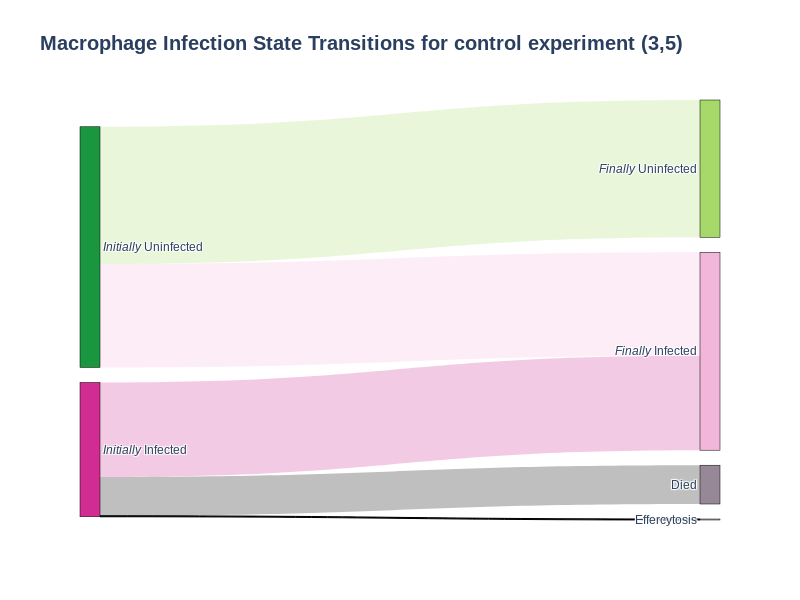

Here is the notebook cell this chart was saved with:
### Code cell
# Define new labels for nodes including "Died"
labels = ["<i>Initially</i> Infected", "<i>Initially</i> Uninfected", "<i>Finally</i> Infected", "<i>Finally</i> Uninfected", "Died", "Effercytosis"]
node_colors =  [colours.expanded_piyg[i] for i in [-1, 0, -2, 1, 2, 3]] # Add a color for "Died", e.g., black

# Update source, target, and value for Sankey diagram including transitions to "Died"
source = [0, 0, 1, 1, 0, 1, 0, 1]  # Add '0' and '1' for transitions from Initially Infected/Uninfected to Died
target = [2, 3, 2, 3, 4, 4, 5, 5]  # Add '4' twice for the new "Died" node
value = [
    N_stayed_infected,     # Initially Infected -> Finally Infected
    N_got_uninfected,      # Initially Infected -> Finally Uninfected
    N_got_infected,        # Initially Uninfected -> Finally Infected
    N_stayed_uninfected,   # Initially Uninfected -> Finally Uninfected
    N_infected_died,       # Initially Infected -> Died
    N_uninfected_died,     # Initially Uninfected -> Died
    N_infected_eff,        # Init Infected -> effero
    N_uninfected_eff       # Init uninfected -> effero
]

# Update link colors if necessary
link_colors = [f'rgba({int(color[1:3], 16)}, {int(color[3:5], 16)}, {int(color[5:7], 16)}, 0.25)' for color in [colours.expanded_piyg[i] for i in [-1, 0, -2, 1]]] + ["rgba(0, 0, 0, 0.25)", "rgba(0, 0, 0, 0.25)"]  # Add link colors for transitions to "Died"

# Create the Sankey diagram
fig = go.Figure(data=[go.Sankey(
    node=dict(
        pad=15,
        thickness=20,
        line=dict(color="black", width=0.5),
        label=labels,        
        color=node_colors  # Set node colors

    ),
    link=dict(
        source=source,
        target=target,
        value=value, 
        color=link_colors
    ))])

fig.update_layout(
    title_text="Macrophage Infection State Transitions for control experiment (3,5)",
    # font_size=12,
    width=800,  # Set the width of the figure
    height=600,  # Set the height of the figure
    font_family="Liberation Sans", 
    title=dict(text="<b>Macrophage Infection State Transitions for control experiment (3,5)<b>", font=dict(size=20),)
)

fig.write_html("WIP-sankey-diagram.html")
fig.show()

### Figure 1 — Plotly figure (JSON) as saved in the notebook; plotly's stock layout.template omitted (floating-point values rounded to 4 significant figures)
{"data": [{"link": {"color": ["rgba(208, 44, 145, 0.25)", "rgba(26, 150, 65, 0.25)", "rgba(241, 182, 218, 0.25)", "rgba(166, 217, 106, 0.25)", "rgba(0, 0, 0, 0.25)", "rgba(0, 0, 0, 0.25)"], "source": [0, 0, 1, 1, 0, 1, 0, 1], "target": [2, 3, 2, 3, 4, 4, 5, 5], "value": [95, 0, 104, 138, 39, 0, 1, 0]}, "node": {"color": ["#d02c91", "#1a9641", "#f1b6da", "#a6d96a", "#978897", "#d1d1ca"], "label": ["<i>Initially</i> Infected", "<i>Initially</i> Uninfected", "<i>Finally</i> Infected", "<i>Finally</i> Uninfected", "Died", "Effercytosis"], "line": {"color": "black", "width": 0.5}, "pad": 15, "thickness": 20}, "type": "sankey"}], "layout": {"font": {"family": "Liberation Sans"}, "height": 600, "title": {"font": {"size": 20}, "text": "<b>Macrophage Infection State Transitions for control experiment (3,5)<b>"}, "width": 800}}
